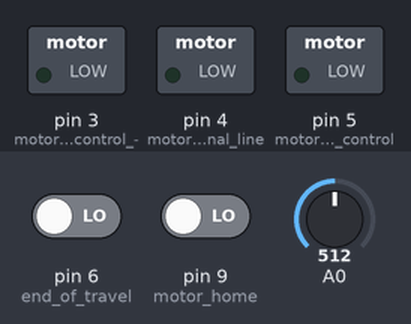
Bench run of a sketch on a simulated Arduino Uno, built with avr-gcc and run on an emulated ATmega328P. On the bench: switched loads named in the sketch (green lamp = pin HIGH). Inputs (shaded band) come from the test bench; at power-on: pin 6 (end_of_travel) LOW, pin 9 (motor_home) LOW, A0 = 512.

Above: at 1.2 s.
1.3 s: pin 6 (end_of_travel) driven HIGH
At 3.7 s:
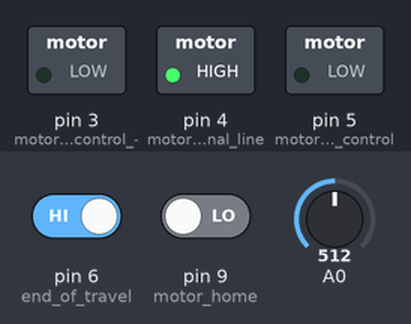
4.3 s: pin 6 (end_of_travel) driven LOW
At 5.1 s:
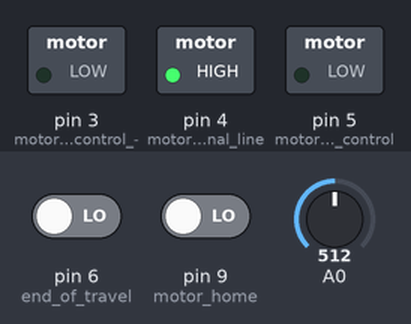
5.8 s: pin 9 (motor_home) driven HIGH
At 6.9 s:
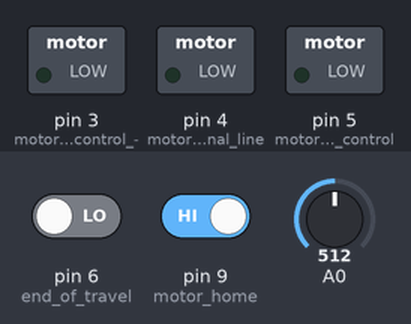
7.4 s: A0 set to 32
8.9 s: A0 set to 27
At 9.18 s:
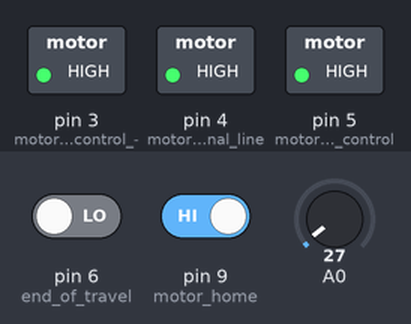
Timing chart, 0 to 12.9 s (numbered marks = the images above; inputs shaded):
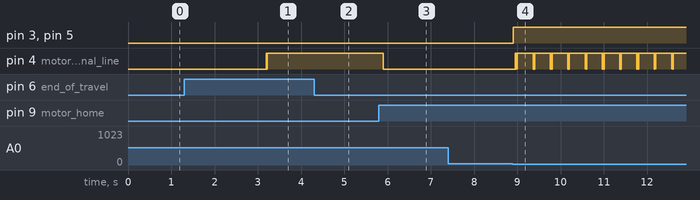

Measured:
- the behaviour switches between 30 and 29 on A0 (found by bisection; images 3 and 4)
- after the input at 1.3 s, pin 4 (motor_power_-_signal_line): LOW → HIGH after 1.9 s, → LOW 0.01 s later, → HIGH 0.01 s later
- after the input at 4.3 s, pin 4 (motor_power_-_signal_line): stays HIGH (without the input it goes to LOW after 1.3 s)
- after the input at 5.8 s, pin 4 (motor_power_-_signal_line): HIGH → LOW after 0.10 s
- after the input at 7.4 s, every drawn part: stays the same
- after the input at 8.9 s, pin 3 (motor_direction_control_-), pin 5 (motor_direction_control): LOW → HIGH at once; pin 4 (motor_power_-_signal_line): LOW → HIGH after 0.05 s, then repeats every 0.40 s: LOW 0.01 s, HIGH 0.02 s, LOW 0.01 s, HIGH 0.36 s

The sketch:

CC1000_1_0.ino
```cpp
/*

Quasi production release of can crusher code. Updated from Can_Crush_3_5

d wojnar 10/18/17


*/

// ************ Declare Variables ***********
int motorhome = 0;
int endoftravel = 0;
int cansense = 0;
int motorPower = 0;
int motorDirection = 0;
int motorDirection1 = 0;

// the setup function runs once when you press reset or power the board
void setup() {
  // *************** establish pin control assignments *************
pinMode(3, OUTPUT); // motor direction control - signal line to relay ok2 (2 lines are needed due to arduino output current limit)
pinMode(5, OUTPUT); // motor direction control #2 - signal line to relay ok3
pinMode(4, OUTPUT); // motor power - signal line to relay ok1
pinMode(9, INPUT); // motor home
pinMode(6, INPUT); // end of travel
pinMode(7, INPUT); // can sense


// **********  set outputs low **************
digitalWrite(3, LOW);
digitalWrite(4, LOW);
digitalWrite(5, LOW);
}

// the loop function runs over and over again forever
void loop() {

  // ******** read sensor inputs & assign to variables **********
  motorhome = digitalRead(9);
  endoftravel = digitalRead(6);
  cansense =  analogRead(A0);
  motorPower = digitalRead(4);
  motorDirection = digitalRead(3);


   if (cansense < 30 && motorhome == HIGH) {   //crush if motor is home and a can is sensed
crush();
  }

  if (endoftravel == HIGH) {     // change direction at end of travel
park();
  }


  if (motorhome == HIGH && cansense > 30) { // rest if motor is home and no can is sensed
rest();
  }

}// end of main loop

// ******* subroutines ******

// crush invoked when cansense < 30
void crush(){

   digitalWrite(3, HIGH);   // Set motor direction forward
   digitalWrite(5, HIGH);   // Set motor direction forward
   delay(50);
   digitalWrite(4, HIGH);   // Power on motor
   delay(10);
   digitalWrite(4, LOW);   // Power cycle for transient reduction
   delay(10);
   digitalWrite(4, HIGH);   // Power on motor
   delay(20);
   digitalWrite(4, LOW);   // Power cycle for transient reduction
   delay(10);
   digitalWrite(4, HIGH);   // Power on motor


   delay(300); // allow crush head to clear home limit switch


}

// this routine changes motor direction when EOT is reached
void park(){
delay(400); // delay after EOT sensor is tripped - bigger number = longer crush & possible motor stall
digitalWrite(4, LOW);    // Power off motor
           delay(500);
           digitalWrite(3, LOW);   // Set motor direction reverse
           digitalWrite(5, LOW);   // Set motor direction reverse
           delay(1000); // wait for motor start cap to charge
   digitalWrite(4, HIGH);   // Power on motor
   delay(10);
   digitalWrite(4, LOW);   // Power cycle for transient reduction
   delay(10);
           digitalWrite(4, HIGH);   // Power on motor
           delay(2000);   // this delay is required to allow the crush head to clear the can sensor and EOT sensor
}


void rest() {

  delay(100);  // allow crush head to move past limit switch
    digitalWrite(4, LOW);    // Power off motor

}
```
